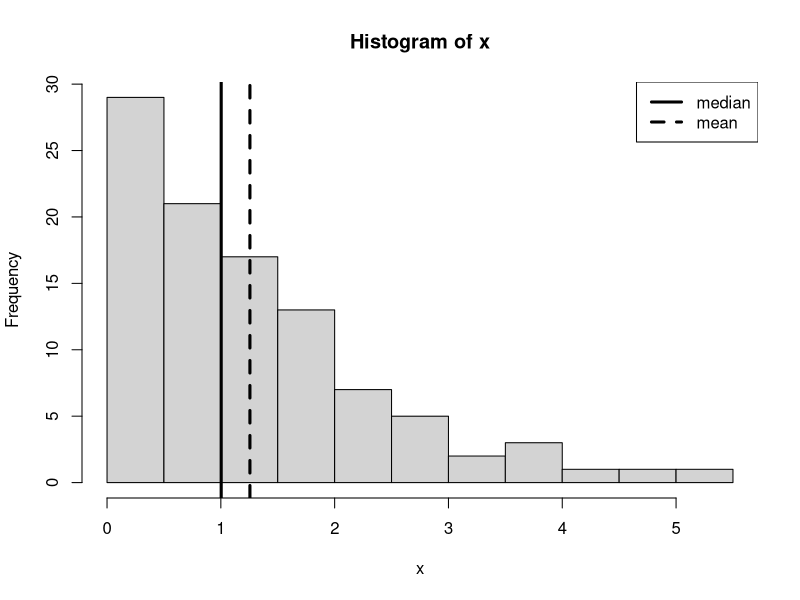

This figure's R source:
## ---- chunk 1
#| label: setup
#| warning: false
#| message: false

library(tidyverse)
library(ggplot2)

knitr::opts_chunk$set(echo = TRUE, warning=FALSE, message=FALSE)
## ---- chunk 2

My.Mean <- function(x) { 
  
  Output <- sum(x) / length(x)
  
  return(Output)
  
}
My.Mean(0:10)

## ---- chunk 3

My.Hist <- function(x, add.median = T, add.mean = T, add.legend = T) {
  
  hist(x)
  
  if(add.median == T) {abline(v = median(x), lwd = 3)}
  
  if(add.mean == T) {abline(v = mean(x), lty = 2, lwd = 3)}
  
  if(add.legend == T) {
    
    legend("topright", c("median", "mean"), lwd = c(3, 3), lty = c(1, 2))
    
  }
}

My.Hist(rexp(100), add.median = T, add.mean = T, add.legend = T)

